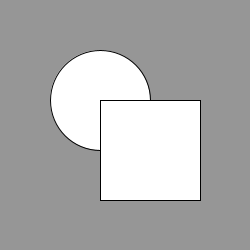
Frame 1 (no input)
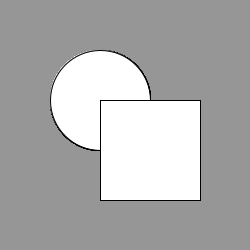
Frame 60 (the mouse pressed at the canvas centre just before this capture)
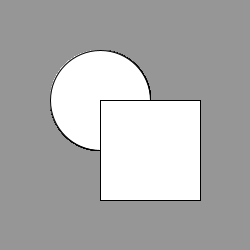
Frame 120 (the mouse held since frame 60 and released just before this capture)

The Processing sketch that drew these frames (run headless with seeded random() and noise(); from frame 60 on, the mouse is pressed at the canvas centre):

// Processing sketch: mode_of_drawing
// ── mode_of_drawing.pde
void setup() {
  size(250, 250);
  background(150);
}
void draw() {
  // ellipse are drawn from the center
  ellipse(100, 100, 100, 100);
  // rectangles are drawn from the top left corner
  rect(100, 100, 100, 100);
}
